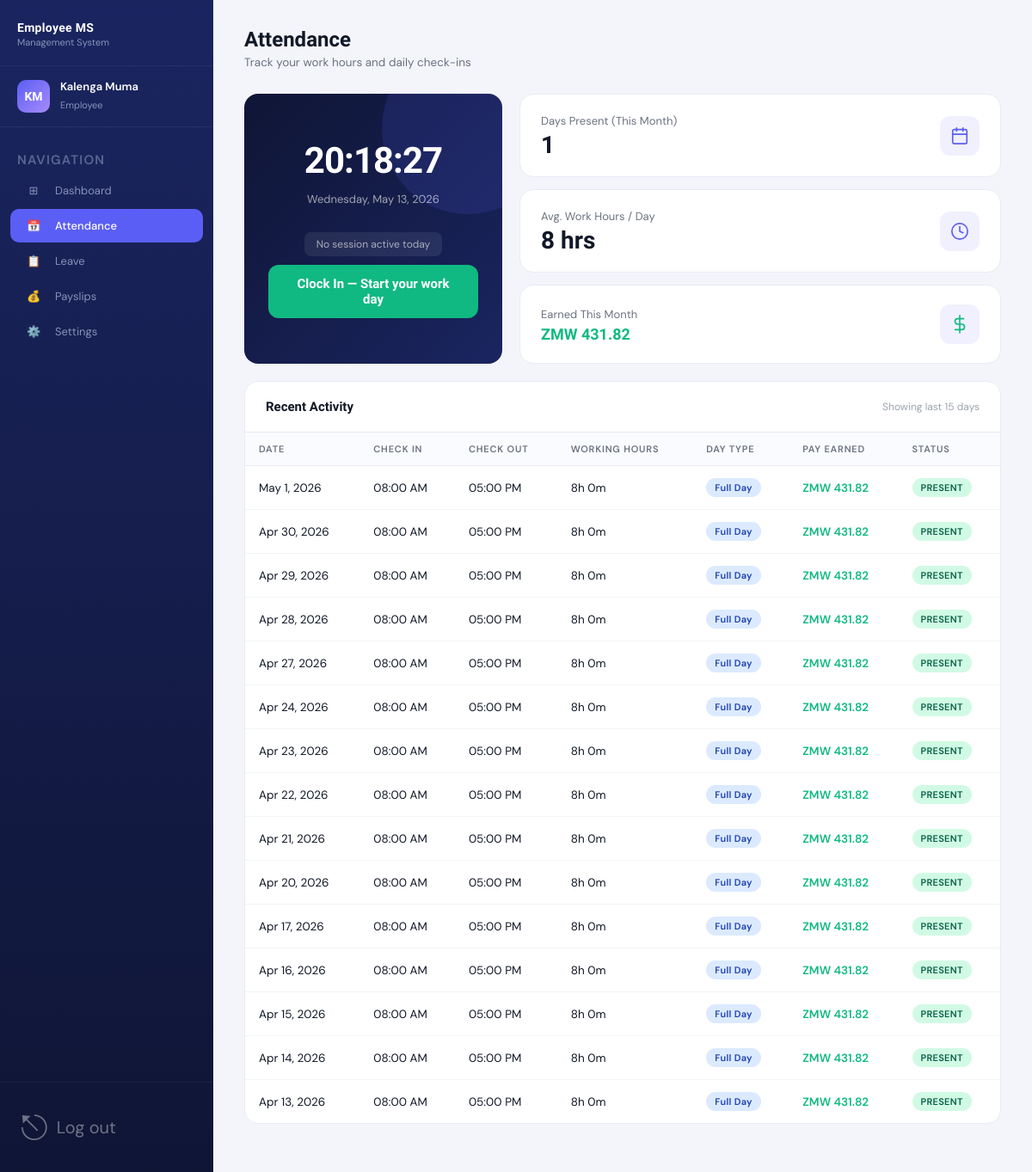
The app's page /employee/attendance.php (signed in) with its own data.
### tables this page shows
CREATE TABLE IF NOT EXISTS employees (
    employee_id          INT            PRIMARY KEY AUTO_INCREMENT,
    user_id              INT            UNIQUE NOT NULL,
    full_name            VARCHAR(100)   NOT NULL,
    department_id        INT            NOT NULL,
    position             VARCHAR(100)   NOT NULL,
    basic_salary         DECIMAL(10,2)  NOT NULL,
    joining_date         DATE           NOT NULL,
    annual_leave_balance DECIMAL(5,1)   DEFAULT 12.0,
    bio                  TEXT           NULL,
    is_active            TINYINT(1)     DEFAULT 1,
    FOREIGN KEY (user_id)        REFERENCES users(user_id)             ON DELETE CASCADE,
    FOREIGN KEY (department_id)  REFERENCES departments(department_id)
);

CREATE TABLE IF NOT EXISTS attendance (
    attendance_id  INT           PRIMARY KEY AUTO_INCREMENT,
    employee_id    INT           NOT NULL,
    date           DATE          NOT NULL,
    clock_in_time  TIME          NULL,
    clock_out_time TIME          NULL,
    total_hours    DECIMAL(4,2)  DEFAULT 0.00,
    daily_pay      DECIMAL(10,2) DEFAULT 0.00,
    UNIQUE KEY uq_attendance (employee_id, date),
    FOREIGN KEY (employee_id) REFERENCES employees(employee_id) ON DELETE CASCADE
);

### employee/attendance.php (the view, shortened to what this page needs)
<?php
require_once '../database/config.php';
$uid = $_SESSION['user_id'];
$emp = $conn->query(
    "SELECT e.*, d.department_name
     FROM employees e
     JOIN departments d ON e.department_id = d.department_id
     WHERE e.user_id = $uid"
)->fetch_assoc();
$eid          = (int)   $emp['employee_id'];
$basic_salary = (float) $emp['basic_salary'];
$conn->query(
    "ALTER TABLE attendance
     ADD COLUMN IF NOT EXISTS daily_pay DECIMAL(10,2) NOT NULL DEFAULT 0.00"
);
if ($basic_salary > 0) {
    $rate = round($basic_salary / 22 / 8, 10);
    $conn->query(
        "UPDATE attendance
         SET    daily_pay = ROUND(total_hours * $rate, 2)
         WHERE  employee_id = $eid
           AND  total_hours > 0
           AND  daily_pay   = 0"
    );
}
$today_att     = $conn->query(
    "SELECT * FROM attendance WHERE employee_id = $eid AND date = CURDATE()"
)->fetch_assoc();
$can_clock_in  = !$today_att;
$days_present = (int) $conn->query(
    "SELECT COUNT(*) AS c FROM attendance
     WHERE employee_id = $eid
       AND MONTH(date) = MONTH(CURDATE())
       AND YEAR(date)  = YEAR(CURDATE())"
)->fetch_assoc()['c'];
$avg_row = $conn->query(
    "SELECT AVG(total_hours) AS avg FROM attendance
     WHERE employee_id = $eid AND total_hours > 0"
)->fetch_assoc();
$avg_hours = round((float)($avg_row['avg'] ?? 0), 1);
$month_earned = (float) $conn->query(
    "SELECT COALESCE(SUM(daily_pay), 0) AS total FROM attendance
     WHERE employee_id = $eid
       AND MONTH(date) = MONTH(CURDATE())
       AND YEAR(date)  = YEAR(CURDATE())"
)->fetch_assoc()['total'];
$records = $conn->query(
    "SELECT * FROM attendance
     WHERE employee_id = $eid
     ORDER BY date DESC
     LIMIT 15"
)->fetch_all(MYSQLI_ASSOC);
?>
<!DOCTYPE html>
<html lang="en">
<head>
    <link rel="stylesheet" href="../assets/css/dashboard.css">
    <link rel="stylesheet" href="css/attendance.css">
</head>
<body>
<div class="app-layout">
    <?php include 'sidebar.php'; ?>
    <div class="main-content">
        <div class="page-header">
            <h1>Attendance</h1>
            <p>Track your work hours and daily check-ins</p>
        </div>
        <div class="page-body">
            <div style="display:grid;grid-template-columns:300px 1fr;gap:20px;margin-bottom:20px;">
                <div class="clock-panel">
                    <div class="clock-time" id="liveClock">--:--:--</div>
                    <div class="clock-date"><?= date('l, F j, Y') ?></div>
                    <?php if ($can_clock_in): ?>
                        <div class="live-badge">No session active today</div>
                        <form method="POST" style="width:100%;">
                            <button type="submit" class="clock-btn clock-btn-in" style="width:100%;">
                                Clock In — Start your work day
                            </button>
                        </form>
                    <?php endif; ?>
                </div>
                <div style="display:flex;flex-direction:column;gap:14px;">
                    <div class="stat-card">
                        <div class="stat-info">
                            <div class="stat-label">Days Present (This Month)</div>
                            <div class="stat-value"><?= $days_present ?></div>
                        </div>
                        <div class="stat-icon">
                            <svg width="22" height="22" viewBox="0 0 24 24" fill="none" stroke="#5b5ef4" stroke-width="1.8" stroke-linecap="round" stroke-linejoin="round">
                                <rect x="3" y="4" width="18" height="18" rx="2"/>
                                <line x1="16" y1="2" x2="16" y2="6"/>
                                <line x1="8" y1="2" x2="8" y2="6"/>
                                <line x1="3" y1="10" x2="21" y2="10"/>
                            </svg>
                        </div>
                    </div>
                    <div class="stat-card">
                        <div class="stat-info">
                            <div class="stat-label">Avg. Work Hours / Day</div>
                            <div class="stat-value"><?= $avg_hours ?> hrs</div>
                        </div>
                        <div class="stat-icon">
                            <svg width="22" height="22" viewBox="0 0 24 24" fill="none" stroke="#5b5ef4" stroke-width="1.8" stroke-linecap="round" stroke-linejoin="round">
                                <circle cx="12" cy="12" r="10"/>
                                <polyline points="12 6 12 12 16 14"/>
                            </svg>
                        </div>
                    </div>
                    <div class="stat-card">
                        <div class="stat-info">
                            <div class="stat-label">Earned This Month</div>
                            <div class="stat-value" style="font-size:18px;color:#10b981;">
                                ZMW <?= number_format($month_earned, 2) ?>
                            </div>
                        </div>
                        <div class="stat-icon">
                            <svg width="22" height="22" viewBox="0 0 24 24" fill="none" stroke="#10b981" stroke-width="1.8" stroke-linecap="round" stroke-linejoin="round">
                                <line x1="12" y1="1" x2="12" y2="23"/>
                                <path d="M17 5H9.5a3.5 3.5 0 0 0 0 7h5a3.5 3.5 0 0 1 0 7H6"/>
                            </svg>
                        </div>
                    </div>
                </div>
            </div>
            <div class="card">
                <div class="card-header">
                    <h3>Recent Activity</h3>
                    <span style="font-size:12px;color:#9ca3af;">Showing last 15 days</span>
                </div>
                <table>
                    <thead>
                        <tr>
                            <th>Date</th>
                            <th>Check In</th>
                            <th>Check Out</th>
                            <th>Working Hours</th>
                            <th>Day Type</th>
                            <th>Pay Earned</th>
                            <th>Status</th>
                        </tr>
                    </thead>
                    <tbody>
                    <?php if (empty($records)): ?>
                        <tr>
                            <td colspan="7">
                                <div class="empty-state">
                                    <div class="empty-icon">📅</div>
                                    <p>No attendance records yet. Clock in to get started.</p>
                                </div>
                            </td>
                        </tr>
                    <?php else:
                        foreach ($records as $r):
                            $h        = (float) $r['total_hours'];
                            $h_int    = (int)   floor($h);
                            $m_int    = (int)   round(($h - $h_int) * 60);
                            $pay      = (float) $r['daily_pay'];
                            $is_today = ($r['date'] === date('Y-m-d'));
                            $clocked_out = !empty($r['clock_out_time']);
                            if (!$clocked_out)       $day_type = 'In Progress';
                            elseif ($h >= 7)         $day_type = 'Full Day';
                            elseif ($h >= 4)         $day_type = 'Half Day';
                            elseif ($h > 0)          $day_type = 'Short';
                            else                     $day_type = '—';
                    ?>
                        <tr <?= $is_today ? 'style="background:#f5f7ff;"' : '' ?>>
                            <td>
                                <?= date('M j, Y', strtotime($r['date'])) ?>
                            </td>
                            <td>
                                <?= !empty($r['clock_in_time'])
                                    ? date('h:i A', strtotime($r['clock_in_time']))
                                    : '—' ?>
                            </td>
                            <td>
                                <?php if ($clocked_out): ?>
                                    <?= date('h:i A', strtotime($r['clock_out_time'])) ?>
                                <?php else: ?>
                                    <span style="color:#f59e0b;font-weight:500;">Pending</span>
                                <?php endif; ?>
                            </td>
                            <td>
                                <?= ($h > 0 && $clocked_out) ? "{$h_int}h {$m_int}m" : '—' ?>
                            </td>
                            <td>
                                <span class="badge badge-info"><?= $day_type ?></span>
                            </td>
                            <td class="pay-cell">
                                <?= ($pay > 0 && $clocked_out)
                                    ? 'ZMW ' . number_format($pay, 2)
                                    : '<span style="color:#9ca3af;">—</span>' ?>
                            </td>
                            <td>
                                <?php if (!$clocked_out): ?>
                                    <span class="badge badge-warning">IN PROGRESS</span>
                                <?php else: ?>
                                    <span class="badge badge-success">PRESENT</span>
                                <?php endif; ?>
                            </td>
                        </tr>
                    <?php endforeach; endif; ?>
                    </tbody>
                </table>
            </div>
        </div>
    </div>
</div>
</body>
</html>

### assets/css/dashboard.css (style rules this page uses)
*, *::before, *::after { box-sizing: border-box; margin: 0; padding: 0; }
:root { --navy: #0f1535; --navy-mid: #1a2560; --accent: #5b5ef4; --accent-light: #7b7ef7; --sidebar-width: 248px; --text-white: #ffffff; --text-muted: #8892b8; --body-bg: #f4f5fb; --card-bg: #ffffff; --border: #e8eaf6; --success: #10b981; --warning: #f59e0b; --danger: #ef4444; --info: #3b82f6; --text-dark: #111827; --text-gray: #6b7280; }
html, body { height: 100%; font-family: 'DM Sans', sans-serif; background: var(--body-bg); color: var(--text-dark); }
.app-layout { display: flex; height: 100vh; overflow: hidden; }
.main-content { margin-left: var(--sidebar-width); flex: 1; overflow-y: auto; height: 100vh; }
.page-header { padding: 32px 36px 0; }
.page-header h1 { font-family: 'Sora', sans-serif; font-size: 24px; font-weight: 700; color: var(--text-dark); margin-bottom: 4px; }
.page-header p { font-size: 13.5px; color: var(--text-gray); margin-bottom: 28px; }
.page-body { padding: 0 36px 36px; }
.stat-card { background: var(--card-bg); border: 1px solid var(--border); border-radius: 16px; padding: 22px 24px; display: flex; align-items: center; justify-content: space-between; transition: box-shadow 0.2s; }
.stat-info .stat-label { font-size: 13px; color: var(--text-gray); margin-bottom: 6px; }
.stat-info .stat-value { font-family: 'Sora', sans-serif; font-size: 28px; font-weight: 700; color: var(--text-dark); line-height: 1; }
.stat-icon { width: 46px; height: 46px; border-radius: 12px; display: flex; align-items: center; justify-content: center; font-size: 22px; background: #f0f0ff; }
.card { background: var(--card-bg); border: 1px solid var(--border); border-radius: 16px; overflow: hidden; margin-bottom: 20px; }
.card-header { padding: 20px 24px; border-bottom: 1px solid var(--border); display: flex; align-items: center; justify-content: space-between; }
.card-header h3 { font-family: 'Sora', sans-serif; font-size: 15px; font-weight: 600; color: var(--text-dark); }
table { width: 100%; border-collapse: collapse; }
thead th { text-align: left; font-size: 11px; font-weight: 600; color: var(--text-gray); text-transform: uppercase; letter-spacing: 0.8px; padding: 12px 16px; border-bottom: 1px solid var(--border); background: #fafbff; }
tbody td { padding: 14px 16px; font-size: 13.5px; color: var(--text-dark); border-bottom: 1px solid #f3f4f6; }
tbody tr:last-child td { border-bottom: none; }
.badge { display: inline-flex; align-items: center; padding: 4px 10px; border-radius: 20px; font-size: 11px; font-weight: 600; letter-spacing: 0.3px; }
.badge-success { background: #d1fae5; color: #065f46; }
.badge-info { background: #dbeafe; color: #1e40af; }
.clock-panel { background: linear-gradient(135deg, var(--navy), var(--navy-mid)); border-radius: 16px; padding: 28px; color: white; text-align: center; position: relative; overflow: hidden; }
.clock-panel::before { content: ''; position: absolute; top: -60px; right: -60px; width: 200px; height: 200px; background: rgba(91,94,244,0.15); border-radius: 50%; }
.clock-time { font-family: 'Sora', sans-serif; font-size: 42px; font-weight: 700; letter-spacing: -1px; margin-bottom: 6px; position: relative; z-index: 1; }
.clock-date { font-size: 13px; color: rgba(255,255,255,0.6); margin-bottom: 24px; position: relative; z-index: 1; }
.clock-btn { padding: 13px 32px; border-radius: 12px; border: none; font-family: 'Sora', sans-serif; font-size: 15px; font-weight: 600; cursor: pointer; transition: all 0.25s; position: relative; z-index: 1; }
.clock-btn-in { background: #10b981; color: white; }

### employee/css/attendance.css (style rules this page uses)
.clock-panel { display: flex; flex-direction: column; align-items: center; justify-content: center; gap: 6px; }
.live-badge { background: rgba(255, 255, 255, 0.08); border-radius: 8px; padding: 6px 14px; font-size: 12px; color: rgba(255, 255, 255, 0.6); margin-bottom: 4px; }
td.pay-cell { font-weight: 600; color: #10b981; }

### records on screen
employees: employee_id "1"
attendance: date "May 1, 2026", clock_in_time "08:00 AM", clock_out_time "05:00 PM", total_hours "8", total_hours "0", day_type "Full Day", daily_pay "431.82", shows "PRESENT"
attendance: date "Apr 30, 2026", clock_in_time "08:00 AM", clock_out_time "05:00 PM", total_hours "8", total_hours "0", day_type "Full Day", daily_pay "431.82", shows "PRESENT"
attendance: date "Apr 29, 2026", clock_in_time "08:00 AM", clock_out_time "05:00 PM", total_hours "8", total_hours "0", day_type "Full Day", daily_pay "431.82", shows "PRESENT"
attendance: date "Apr 28, 2026", clock_in_time "08:00 AM", clock_out_time "05:00 PM", total_hours "8", total_hours "0", day_type "Full Day", daily_pay "431.82", shows "PRESENT"
attendance: date "Apr 27, 2026", clock_in_time "08:00 AM", clock_out_time "05:00 PM", total_hours "8", total_hours "0", day_type "Full Day", daily_pay "431.82", shows "PRESENT"
attendance: date "Apr 24, 2026", clock_in_time "08:00 AM", clock_out_time "05:00 PM", total_hours "8", total_hours "0", day_type "Full Day", daily_pay "431.82", shows "PRESENT"
attendance: date "Apr 23, 2026", clock_in_time "08:00 AM", clock_out_time "05:00 PM", total_hours "8", total_hours "0", day_type "Full Day", daily_pay "431.82", shows "PRESENT"
attendance: date "Apr 22, 2026", clock_in_time "08:00 AM", clock_out_time "05:00 PM", total_hours "8", total_hours "0", day_type "Full Day", daily_pay "431.82", shows "PRESENT"
attendance: date "Apr 21, 2026", clock_in_time "08:00 AM", clock_out_time "05:00 PM", total_hours "8", total_hours "0", day_type "Full Day", daily_pay "431.82", shows "PRESENT"
attendance: date "Apr 20, 2026", clock_in_time "08:00 AM", clock_out_time "05:00 PM", total_hours "8", total_hours "0", day_type "Full Day", daily_pay "431.82", shows "PRESENT"
attendance: date "Apr 17, 2026", clock_in_time "08:00 AM", clock_out_time "05:00 PM", total_hours "8", total_hours "0", day_type "Full Day", daily_pay "431.82", shows "PRESENT"
attendance: date "Apr 16, 2026", clock_in_time "08:00 AM", clock_out_time "05:00 PM", total_hours "8", total_hours "0", day_type "Full Day", daily_pay "431.82", shows "PRESENT"
attendance: date "Apr 15, 2026", clock_in_time "08:00 AM", clock_out_time "05:00 PM", total_hours "8", total_hours "0", day_type "Full Day", daily_pay "431.82", shows "PRESENT"
attendance: date "Apr 14, 2026", clock_in_time "08:00 AM", clock_out_time "05:00 PM", total_hours "8", total_hours "0", day_type "Full Day", daily_pay "431.82", shows "PRESENT"
attendance: date "Apr 13, 2026", clock_in_time "08:00 AM", clock_out_time "05:00 PM", total_hours "8", total_hours "0", day_type "Full Day", daily_pay "431.82", shows "PRESENT"

### other values on screen
$initials "KM"
$name "Kalenga Muma"
$avg_hours "8"
$month_earned "431.82"
